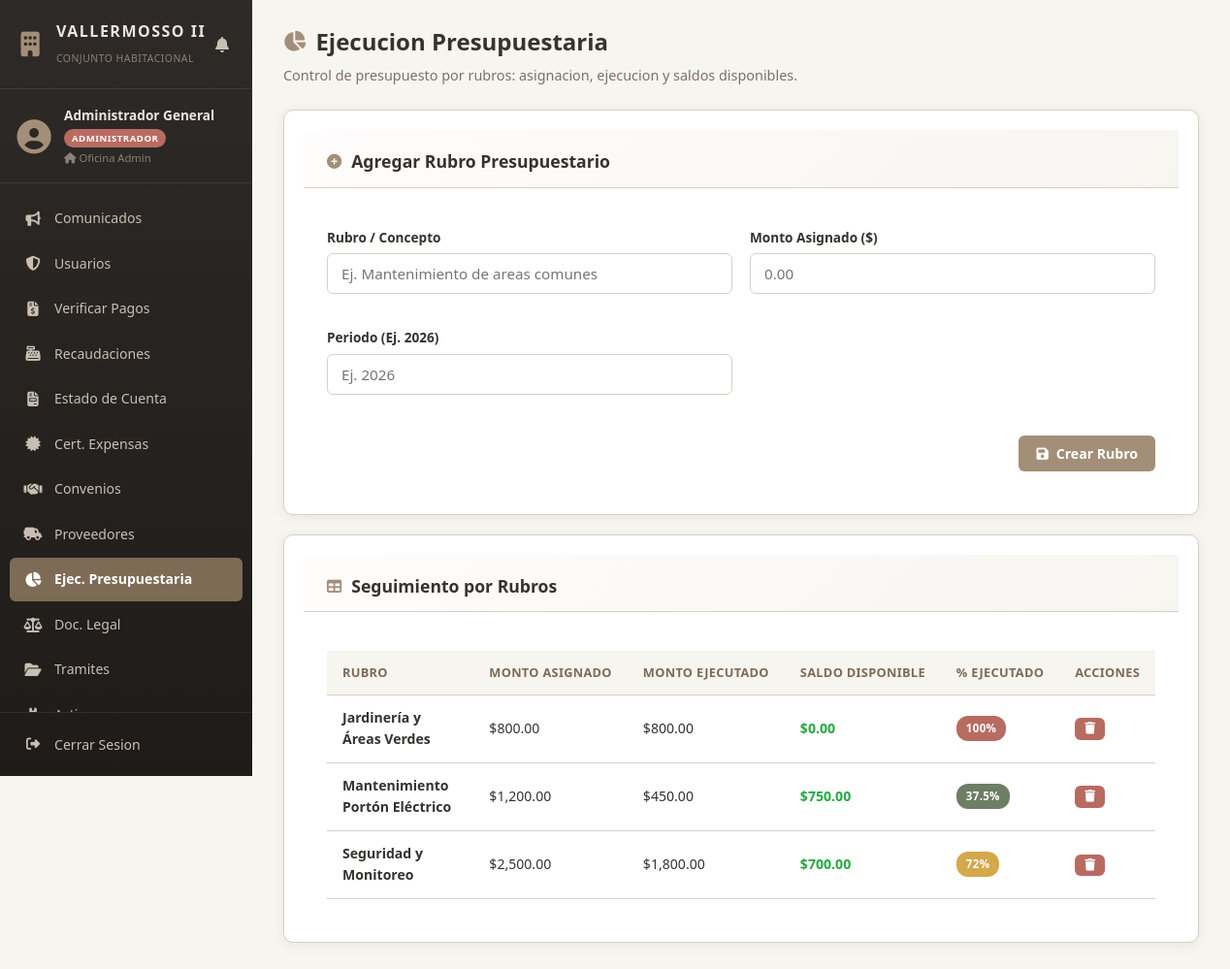
Screenshot of /views/administrador/ejecucion_presupuestaria.php (signed in) with the database file from the repository.
### tables this page shows
CREATE TABLE `presupuesto` (
  `id_presupuesto` int(11) NOT NULL,
  `rubro` varchar(150) NOT NULL,
  `monto_asignado` decimal(10,2) NOT NULL,
  `monto_ejecutado` decimal(10,2) DEFAULT 0.00,
  `periodo` varchar(20) NOT NULL DEFAULT '2026'
);

### views/administrador/ejecucion_presupuestaria.php (the view, shortened to what this page needs)
<?php
$db = Database::obtenerConexion();
$stmt = $db->query("SELECT * FROM presupuesto ORDER BY periodo DESC, rubro ASC");
$presupuestos = $stmt->fetchAll(PDO::FETCH_ASSOC);
?>
<!DOCTYPE html>
<html lang="es">
<head>
    <link rel="stylesheet" href="../../public/css/style.css">
    <link rel="stylesheet" href="https://cdnjs.cloudflare.com/ajax/libs/font-awesome/6.4.0/css/all.min.css">
</head>
<body>
<div class="app-layout">
    <?php include_once __DIR__ . '/../sidebar.php'; ?>
    <main class="main-content">
        <header class="content-header">
            <h1><i class="fa-solid fa-chart-pie"></i> Ejecucion Presupuestaria</h1>
            <p class="subtitle">Control de presupuesto por rubros: asignacion, ejecucion y saldos disponibles.</p>
        </header>
        <section class="card">
            <div class="card-header">
                <h2><i class="fa-solid fa-plus-circle"></i> Agregar Rubro Presupuestario</h2>
            </div>
            <div class="card-body">
                <form action="../../controllers/AdministradorController.php" method="POST" class="grid-form">
                    <div class="form-group">
                        <label for="rubro">Rubro / Concepto</label>
                        <input type="text" id="rubro" name="rubro" class="form-control" placeholder="Ej. Mantenimiento de areas comunes" required>
                    </div>
                    <div class="form-group">
                        <label for="monto_asignado">Monto Asignado ($)</label>
                        <input type="number" step="0.01" id="monto_asignado" name="monto_asignado" class="form-control" placeholder="0.00" required>
                    </div>
                    <div class="form-group">
                        <label for="periodo">Periodo (Ej. 2026)</label>
                        <input type="text" id="periodo" name="periodo" class="form-control" placeholder="Ej. 2026" required>
                    </div>
                    <div class="form-actions span-full">
                        <button type="submit" class="btn btn-primary"><i class="fa-solid fa-floppy-disk"></i> Crear Rubro</button>
                    </div>
                </form>
            </div>
        </section>
        <section class="card">
            <div class="card-header">
                <h2><i class="fa-solid fa-table"></i> Seguimiento por Rubros</h2>
            </div>
            <div class="card-body">
                <div class="table-responsive">
                    <table class="table">
                        <thead>
                            <tr>
                                <th>Rubro</th>
                                <th>Monto Asignado</th>
                                <th>Monto Ejecutado</th>
                                <th>Saldo Disponible</th>
                                <th>% Ejecutado</th>
                                <th>Acciones</th>
                            </tr>
                        </thead>
                        <tbody>
                            <?php if (empty($presupuestos)): ?>
                                <tr>
                                    <td colspan="6" class="text-center">No hay rubros presupuestarios registrados.</td>
                                </tr>
                            <?php else: ?>
                                <?php foreach ($presupuestos as $p):
                                    $saldo = $p['monto_asignado'] - $p['monto_ejecutado'];
                                    $porcentaje = ($p['monto_asignado'] > 0) ? round(($p['monto_ejecutado'] / $p['monto_asignado']) * 100, 1) : 0;
                                ?>
                                    <tr>
                                        <td><strong><?= htmlspecialchars($p['rubro']) ?></strong></td>
                                        <td>$<?= number_format($p['monto_asignado'], 2) ?></td>
                                        <td>$<?= number_format($p['monto_ejecutado'], 2) ?></td>
                                        <td>
                                            <strong style="color: <?= $saldo >= 0 ? 'var(--success, #28a745)' : 'var(--danger, #dc3545)' ?>">
                                                $<?= number_format($saldo, 2) ?>
                                            </strong>
                                        </td>
                                        <td>
                                            <?php
                                                $badge = 'badge-success';
                                                if ($porcentaje > 90) $badge = 'badge-danger';
                                                elseif ($porcentaje >= 50) $badge = 'badge-warning';
                                            ?>
                                            <span class="badge <?= $badge ?>"><?= $porcentaje ?>%</span>
                                        </td>
                                        <td>
                                            <form action="../../controllers/AdministradorController.php" method="POST" style="display:inline;" onsubmit="return confirm('Eliminar este rubro?');">
                                                <button type="submit" class="btn btn-sm btn-danger" title="Eliminar"><i class="fa-solid fa-trash"></i></button>
                                            </form>
                                        </td>
                                    </tr>
                                <?php endforeach; ?>
                            <?php endif; ?>
                        </tbody>
                    </table>
                </div>
            </div>
        </section>
    </main>
</div>
</body>
</html>

### public/css/style.css (style rules this page uses)
:root { --bg-main: #F7F5F0; --bg-card: #FFFFFF; --primary: #A38F78; --primary-dark: #7D6B56; --secondary: #D8CFC4; --accent: #6E7E65; --danger: #B86B61; --text-main: #36322E; --text-muted: #7A7268; --sidebar-bg: #2E2A27; --sidebar-hover: #3E3732; --sidebar-active: #4A3F38; --sidebar-text: #C8BFB4; --sidebar-text-active: #FFFFFF; --sidebar-width: 260px; --sidebar-collapsed-width: 70px; --shadow: 0 2px 12px rgba(54, 50, 46, 0.08); --shadow-lg: 0 8px 24px rgba(54, 50, 46, 0.12); --radius: 10px; --radius-sm: 6px; --transition: all 0.3s cubic-bezier(0.4, 0, 0.2, 1); }
* { box-sizing: border-box; margin: 0; padding: 0; font-family: 'Segoe UI', Tahoma, Geneva, Verdana, sans-serif; }
body { background-color: var(--bg-main); color: var(--text-main); line-height: 1.6; overflow-x: hidden; }
.app-layout { display: flex; min-height: 100vh; }
.main-content { flex: 1; margin-left: var(--sidebar-width); padding: 30px; transition: var(--transition); min-height: 100vh; }
.content-header { margin-bottom: 28px; }
.content-header h1 { font-size: 1.5rem; font-weight: 700; color: var(--primary-dark); margin-bottom: 4px; display: flex; align-items: center; gap: 10px; }
.content-header h1 i { color: var(--primary); font-size: 1.3rem; }
.content-header .subtitle { color: var(--text-muted); font-size: 0.9rem; }
.card { background: var(--bg-card); border: 1px solid var(--secondary); border-radius: var(--radius); box-shadow: var(--shadow); overflow: hidden; margin-bottom: 24px; }
.card-header { padding: 18px 24px; border-bottom: 1px solid var(--secondary); background: linear-gradient(135deg, #FEFDFB 0%, #F7F5F0 100%); }
.card-header h2 { font-size: 1.05rem; font-weight: 700; color: var(--primary-dark); display: flex; align-items: center; gap: 10px; margin: 0; }
.card-header h2 i { color: var(--primary); font-size: 0.95rem; }
.card-body { padding: 24px; }
.grid-form { display: grid; grid-template-columns: 1fr; gap: 18px; }
@media (min-width: 768px) { .grid-form { grid-template-columns: 1fr 1fr; } }
@media (min-width: 768px) { .span-full { grid-column: 1 / -1; } }
.form-group label { display: block; font-weight: 600; font-size: 0.85rem; color: var(--text-main); margin-bottom: 6px; }
.form-control { width: 100%; padding: 10px 14px; border: 1.5px solid var(--secondary); border-radius: var(--radius-sm); background-color: #FDFCFB; color: var(--text-main); font-size: 0.92rem; outline: none; transition: var(--transition); }
.form-actions { display: flex; gap: 10px; justify-content: flex-end; padding-top: 8px; }
.btn { display: inline-flex; align-items: center; gap: 8px; padding: 10px 20px; font-size: 0.9rem; font-weight: 600; border: none; border-radius: var(--radius-sm); cursor: pointer; text-decoration: none; text-align: center; transition: var(--transition); white-space: nowrap; }
.btn-primary { background-color: var(--primary); color: #FFFFFF; }
.btn-danger { background-color: var(--danger); color: #FFFFFF; }
.btn-sm { padding: 6px 12px; font-size: 0.8rem; }
.table-responsive { overflow-x: auto; -webkit-overflow-scrolling: touch; }
.table { width: 100%; border-collapse: collapse; }
.table th, .table td { padding: 12px 16px; text-align: left; border-bottom: 1px solid var(--secondary); font-size: 0.88rem; }
.table th { background-color: var(--bg-main); color: var(--primary-dark); font-weight: 700; font-size: 0.8rem; text-transform: uppercase; letter-spacing: 0.3px; white-space: nowrap; }
.badge { display: inline-block; padding: 4px 10px; border-radius: 12px; font-size: 0.72rem; font-weight: 700; text-transform: uppercase; letter-spacing: 0.3px; white-space: nowrap; }
.badge-success { background: #E8F2E4; color: #3D6B30; }
.badge-danger { background: #F5E0DE; color: #8B3D35; }
.badge-warning { background: #FBF0D5; color: #8A6D20; }

### rows the page displays
presupuesto: rubro "Jardinería y Áreas Verdes", monto_asignado "800.00", monto_ejecutado "800.00", saldo "0.00", porcentaje "100"
presupuesto: rubro "Mantenimiento Portón Eléctrico", monto_asignado "1,200.00", monto_ejecutado "450.00", saldo "750.00", porcentaje "37.5"
presupuesto: rubro "Seguridad y Monitoreo", monto_asignado "2,500.00", monto_ejecutado "1,800.00", saldo "700.00", porcentaje "72"

### other values shown
$nombre "Administrador General"
$rol "ADMINISTRADOR"
$vivienda "Oficina Admin"
$item['label'] "Comunicados"
$item['label'] "Usuarios"
$item['label'] "Verificar Pagos"
$item['label'] "Recaudaciones"
$item['label'] "Estado de Cuenta"
$item['label'] "Cert. Expensas"
$item['label'] "Convenios"
$item['label'] "Proveedores"
$item['label'] "Ejec. Presupuestaria"
$item['label'] "Doc. Legal"
$item['label'] "Tramites"
